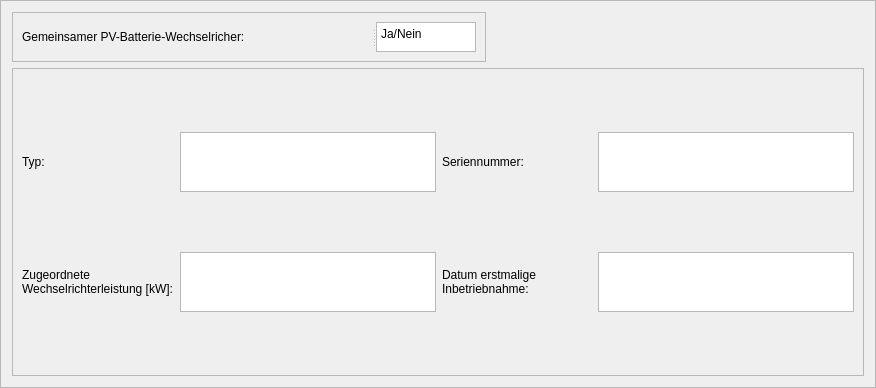
                          <widget class="QFrame" name="frame_18">
                           <property name="sizePolicy">
                            <sizepolicy hsizetype="MinimumExpanding" vsizetype="MinimumExpanding">
                             <horstretch>0</horstretch>
                             <verstretch>0</verstretch>
                            </sizepolicy>
                           </property>
                           <property name="frameShape">
                            <enum>QFrame::StyledPanel</enum>
                           </property>
                           <property name="frameShadow">
                            <enum>QFrame::Raised</enum>
                           </property>
                           <layout class="QVBoxLayout" name="verticalLayout_9">
                            <item alignment="Qt::AlignLeft|Qt::AlignVCenter">
                             <widget class="QFrame" name="frame_19">
                              <property name="sizePolicy">
                               <sizepolicy hsizetype="MinimumExpanding" vsizetype="MinimumExpanding">
                                <horstretch>0</horstretch>
                                <verstretch>0</verstretch>
                               </sizepolicy>
                              </property>
                              <property name="frameShape">
                               <enum>QFrame::StyledPanel</enum>
                              </property>
                              <property name="frameShadow">
                               <enum>QFrame::Raised</enum>
                              </property>
                              <layout class="QHBoxLayout" name="horizontalLayout_15">
                               <item>
                                <widget class="QSplitter" name="splitter">
                                 <property name="orientation">
                                  <enum>Qt::Horizontal</enum>
                                 </property>
                                 <widget class="QLabel" name="hybrid_inverter_bool_label">
                                  <property name="sizePolicy">
                                   <sizepolicy hsizetype="MinimumExpanding" vsizetype="MinimumExpanding">
                                    <horstretch>0</horstretch>
                                    <verstretch>0</verstretch>
                                   </sizepolicy>
                                  </property>
                                  <property name="minimumSize">
                                   <size>
                                    <width>250</width>
                                    <height>30</height>
                                   </size>
                                  </property>
                                  <property name="maximumSize">
                                   <size>
                                    <width>350</width>
                                    <height>30</height>
                                   </size>
                                  </property>
                                  <property name="text">
                                   <string>Gemeinsamer PV-Batterie-Wechselricher:</string>
                                  </property>
                                 </widget>
                                 <widget class="QPlainTextEdit" name="hybrid_inverter_bool_text">
                                  <property name="sizePolicy">
                                   <sizepolicy hsizetype="Expanding" vsizetype="MinimumExpanding">
                                    <horstretch>0</horstretch>
                                    <verstretch>0</verstretch>
                                   </sizepolicy>
                                  </property>
                                  <property name="minimumSize">
                                   <size>
                                    <width>0</width>
                                    <height>30</height>
                                   </size>
                                  </property>
                                  <property name="maximumSize">
                                   <size>
                                    <width>100</width>
                                    <height>30</height>
                                   </size>
                                  </property>
                                  <property name="plainText">
                                   <string>Ja/Nein</string>
                                  </property>
                                 </widget>
                                </widget>
                               </item>
                              </layout>
                             </widget>
                            </item>
                            <item alignment="Qt::AlignLeft">
                             <widget class="QFrame" name="frame_20">
                              <property name="frameShape">
                               <enum>QFrame::StyledPanel</enum>
                              </property>
                              <property name="frameShadow">
                               <enum>QFrame::Raised</enum>
                              </property>
                              <layout class="QGridLayout" name="gridLayout_10">
                               <item row="0" column="0">
                                <widget class="QLabel" name="inverter_type_label">
                                 <property name="sizePolicy">
                                  <sizepolicy hsizetype="MinimumExpanding" vsizetype="MinimumExpanding">
                                   <horstretch>0</horstretch>
                                   <verstretch>0</verstretch>
                                  </sizepolicy>
                                 </property>
                                 <property name="minimumSize">
                                  <size>
                                   <width>150</width>
                                   <height>30</height>
                                  </size>
                                 </property>
                                 <property name="maximumSize">
                                  <size>
                                   <width>300</width>
                                   <height>60</height>
                                  </size>
                                 </property>
                                 <property name="text">
                                  <string>Typ:</string>
                                 </property>
                                </widget>
                               </item>
                               <item row="0" column="6">
                                <widget class="QLabel" name="inverter_SN_label">
                                 <property name="sizePolicy">
                                  <sizepolicy hsizetype="MinimumExpanding" vsizetype="Expanding">
                                   <horstretch>0</horstretch>
                                   <verstretch>0</verstretch>
                                  </sizepolicy>
                                 </property>
                                 <property name="minimumSize">
                                  <size>
                                   <width>150</width>
                                   <height>30</height>
                                  </size>
                                 </property>
                                 <property name="maximumSize">
                                  <size>
                                   <width>300</width>
                                   <height>60</height>
                                  </size>
                                 </property>
                                 <property name="text">
                                  <string>Seriennummer:</string>
                                 </property>
                                </widget>
                               </item>
                               <item row="1" column="6">
                                <widget class="QLabel" name="commiss_date_label">
                                 <property name="sizePolicy">
                                  <sizepolicy hsizetype="MinimumExpanding" vsizetype="MinimumExpanding">
                                   <horstretch>0</horstretch>
                                   <verstretch>0</verstretch>
                                  </sizepolicy>
                                 </property>
                                 <property name="minimumSize">
                                  <size>
                                   <width>150</width>
                                   <height>30</height>
                                  </size>
                                 </property>
                                 <property name="maximumSize">
                                  <size>
                                   <width>300</width>
                                   <height>60</height>
                                  </size>
                                 </property>
                                 <property name="text">
                                  <string>Datum erstmalige
Inbetriebnahme:</string>
                                 </property>
                                </widget>
                               </item>
                               <item row="0" column="3">
                                <widget class="QPlainTextEdit" name="inverter_type_text">
                                 <property name="sizePolicy">
                                  <sizepolicy hsizetype="MinimumExpanding" vsizetype="Minimum">
                                   <horstretch>0</horstretch>
                                   <verstretch>0</verstretch>
                                  </sizepolicy>
                                 </property>
                                 <property name="minimumSize">
                                  <size>
                                   <width>150</width>
                                   <height>30</height>
                                  </size>
                                 </property>
                                 <property name="maximumSize">
                                  <size>
                                   <width>300</width>
                                   <height>60</height>
                                  </size>
                                 </property>
                                </widget>
                               </item>
                               <item row="0" column="7">
                                <widget class="QPlainTextEdit" name="inverter_SN_text">
                                 <property name="sizePolicy">
                                  <sizepolicy hsizetype="MinimumExpanding" vsizetype="Minimum">
                                   <horstretch>0</horstretch>
                                   <verstretch>0</verstretch>
                                  </sizepolicy>
                                 </property>
                                 <property name="minimumSize">
                                  <size>
                                   <width>150</width>
                                   <height>30</height>
                                  </size>
                                 </property>
                                 <property name="maximumSize">
                                  <size>
                                   <width>300</width>
                                   <height>60</height>
                                  </size>
                                 </property>
                                </widget>
                               </item>
                               <item row="1" column="7">
                                <widget class="QPlainTextEdit" name="commiss_date_text">
                                 <property name="sizePolicy">
                                  <sizepolicy hsizetype="MinimumExpanding" vsizetype="Minimum">
                                   <horstretch>0</horstretch>
                                   <verstretch>0</verstretch>
                                  </sizepolicy>
                                 </property>
                                 <property name="minimumSize">
                                  <size>
                                   <width>150</width>
                                   <height>30</height>
                                  </size>
                                 </property>
                                 <property name="maximumSize">
                                  <size>
                                   <width>300</width>
                                   <height>60</height>
                                  </size>
                                 </property>
                                </widget>
                               </item>
                               <item row="1" column="0">
                                <widget class="QLabel" name="inverter_power_label">
                                 <property name="sizePolicy">
                                  <sizepolicy hsizetype="MinimumExpanding" vsizetype="MinimumExpanding">
                                   <horstretch>0</horstretch>
                                   <verstretch>0</verstretch>
                                  </sizepolicy>
                                 </property>
                                 <property name="minimumSize">
                                  <size>
                                   <width>150</width>
                                   <height>30</height>
                                  </size>
                                 </property>
                                 <property name="maximumSize">
                                  <size>
                                   <width>300</width>
                                   <height>60</height>
                                  </size>
                                 </property>
                                 <property name="text">
                                  <string>Zugeordnete
Wechselrichterleistung [kW]:</string>
                                 </property>
                                </widget>
                               </item>
                               <item row="1" column="3">
                                <widget class="QPlainTextEdit" name="inverter_power_text">
                                 <property name="sizePolicy">
                                  <sizepolicy hsizetype="MinimumExpanding" vsizetype="Minimum">
                                   <horstretch>0</horstretch>
                                   <verstretch>0</verstretch>
                                  </sizepolicy>
                                 </property>
                                 <property name="minimumSize">
                                  <size>
                                   <width>150</width>
                                   <height>30</height>
                                  </size>
                                 </property>
                                 <property name="maximumSize">
                                  <size>
                                   <width>300</width>
                                   <height>60</height>
                                  </size>
                                 </property>
                                </widget>
                               </item>
                              </layout>
                             </widget>
                            </item>
                           </layout>
                          </widget>
